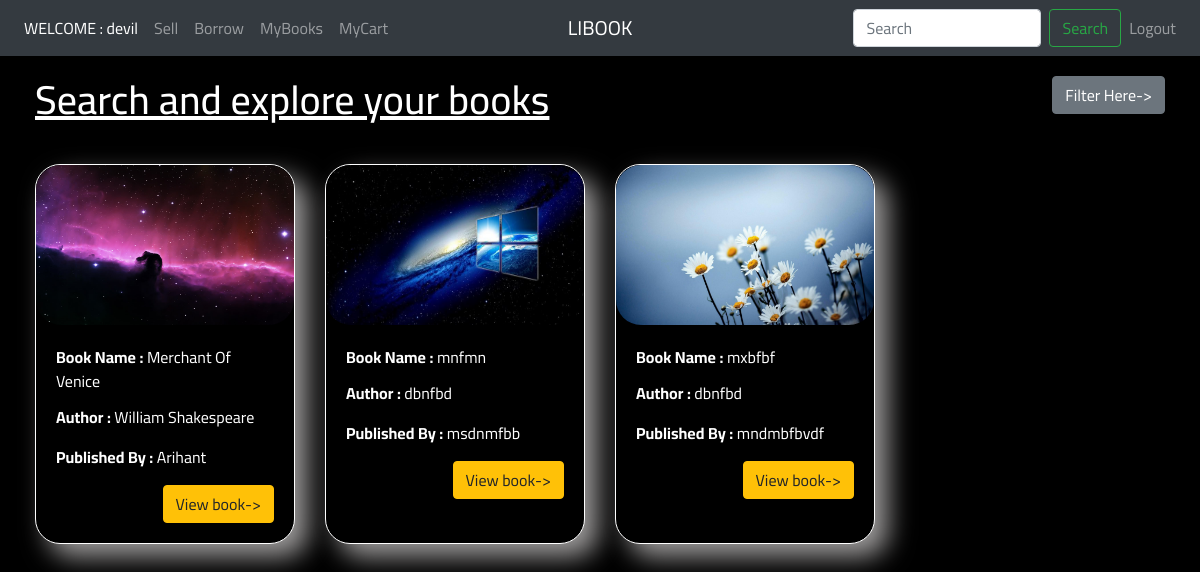
/all_cart_items/ (signed in), run on the app's committed database.
### book_app/models.py (models this page shows, shortened)
class Cart(models.Model):
    seller=models.ForeignKey(Sell, on_delete=models.CASCADE)

class Sell(models.Model):
    owner=models.ForeignKey(User, on_delete=models.CASCADE)
    book_name=models.CharField('Book Name',max_length=200, help_text="Enter the book name")
    author=models.CharField('Author',max_length=200, help_text="Enter the book's author name")
    published_by=models.CharField('Published By',max_length=200)
    FIRSTHAND='Firsthand'
    SECONDHAND='Secondhand'
    TYPE_CHOICES=[
        ('Firsthand','Firsthand'),
        ('Secondhand','Secondhand'),
    ]
    TAG_CHOICES=[
        ('ACTION','Action'),
        ('THRILLER','Thriller'),
        ('ART','Art'),
        ('ROMANCE','Romance'),
        ('FAIRYTALE','Fairytale'),
        ('TRUE CRIME','True_crime'),
        ('DRAMA','Drama'),
        ('DIARY','Diary'),
        ('COMIC','Comic'),
        ('HISTORY','History'),
        ('HORROR','Horror')
    ]
    DIS_CHOICES=[
        ('40%','40%'),
        ('50%','50%'),
        ('60%','60%'),
        ('70%','70%'),
        ('80%','80%'),
        ('90%','90%'),
        ('100%','100%')
    ]
    tags=models.CharField('Tag',max_length=20, choices=TAG_CHOICES)
    types=models.CharField('Type',max_length=30, choices=TYPE_CHOICES, default=SECONDHAND)
    price=models.DecimalField('Price',max_digits=10, decimal_places=2, help_text="Enter the book's price")
    discount=models.CharField('Discount',max_length=20, choices=DIS_CHOICES, default='40%')
    pin_code=models.CharField('Pincode', max_length=6, validators=[MinLengthValidator(6)], help_text="Enter the pincode of your suitable area to sell")
    description=models.TextField('Description',max_length=300, help_text="Please add if any extra info is there for the book", null=True)
    photo = models.ImageField('Photo Of Book',upload_to='photos/',blank=True,null=True)

### book_app/views.py (the view)
# urls.py: path('all_cart_items/', views.all_cart_items, name='all_cart_items'),
@login_required
def all_cart_items(request):
    cart_items=Cart.objects.all()
    cnt=Cart.objects.all().count()
    print(cart_items)
    return render(request,"all_cart_items.html",{'cart_items':cart_items,'count':cnt})

### book_app/templates/all_cart_items.html (shortened to what this page needs)
{% extends "base.html" %}
{% load static %}
{% block content %}
  <link rel="stylesheet" href="{% static '/css/borrow.css' %}">
  <div id="wrapper">
    <div id="page-content-wrapper">
      <div class="container-fluid">
        <a href="#menu-toggle" class="btn btn-secondary float-right" id="menu-toggle">Filter Here-></a>
        <h1 style="margin-bottom:40px;color:white;"><u>Search and explore your books</u></h1>
      <div class="row row-cols-1 row-cols-sm-2 row-cols-md-3 row-cols-lg-4">
        {% if count %}
        {% for item in cart_items %}
          <div class="col mb-4">
            <div class="card h-100" style="filter: drop-shadow(13px 13px 13px #9c9a9a); border-radius:25px; background-color:black; border: 1px solid white; color:white;">
              <img src="{{ item.seller.photo.url }}" class="card-img-top" style="height: 10rem; border-radius:25px;" alt="{{item.book_name}}">
              <div class="card-body">
                <p class="card-title"><b>Book Name :</b> {{item.seller.book_name}}</p>
                <p class="card-text"><b>Author :</b> {{item.seller.author}}</p>
                <p class="card-text"><b>Published By :</b> {{item.seller.published_by}}</p>
                <a class="btn btn-warning" style="float:right;" href="{% url 'book_detail' item.seller.id %}">View book-></a>
              </div>
            </div>
          </div>
        {% endfor %}
        {% endif %}
      </div>
    </div>
  </div>
</div>
{% endblock %}

### book_app/templates/base.html (shortened to what this page needs)
{% load static %}
<!DOCTYPE html>
<html lang="en" dir="ltr">
  <head>
    <link rel="stylesheet" href="https://cdn.jsdelivr.net/npm/bootstrap@4.5.3/dist/css/bootstrap.min.css">
    <link rel="stylesheet" href="{% static '/css/base.css' %}">
  </head>
  <body style="font-family: 'Cairo', sans-serif;">
    <nav class="navbar navbar-expand-md navbar-dark bg-dark">
        <div class="navbar-collapse collapse w-100 order-1 order-md-0 dual-collapse2">
            <ul class="navbar-nav mr-auto">
                {% if user.is_authenticated %}
                <li class="nav-item active">
                    <a class="nav-link disabled" href="#">WELCOME : {{user}}</a>
                </li>
                <li class="nav-item">
                    <a class="nav-link" href="{% url "sell" %}">Sell</a>
                </li>
                <li class="nav-item">
                    <a class="nav-link" href="{% url "borrow" %}">Borrow</a>
                </li>
                <li class="nav-item">
                    <a class="nav-link" href="{% url "all_sell_items" %}">MyBooks</a>
                </li>
                <li class="nav-item">
                    <a class="nav-link" href="{% url "all_cart_items" %}">MyCart</a>
                </li>
                {% else %}
                <li class="nav-item active">
                    <a class="nav-link disabled" href="#">WELCOME</a>
                </li>
                {% endif %}
            </ul>
        </div>
        <div class="mx-auto order-0">
            {% if user.is_authenticated %}
            <a class="navbar-brand mx-auto disabled" href="{% url "home" %}">LIBOOK</a>
            {% endif %}
        </div>
        <div class="navbar-collapse collapse w-100 order-3 dual-collapse2">
            <ul class="navbar-nav ml-auto">
              {% if user.is_authenticated %}
              <form class="form-inline my-2 my-lg-0" action="{% url 'search' %}" method="GET">
                  <input class="form-control mr-sm-2" type="search" name="search_title" placeholder="Search" aria-label="Search">
                  <button class="btn btn-outline-success my-2 my-sm-0" type="submit">Search</button>
              </form>
              <li class="nav-item">
                  <a class="nav-link" href="{% url "logoutpage" %}">Logout</a>
              </li>
              {% endif %}
            </ul>
        </div>
    </nav>
   {% block content %}
   {% endblock %}
  </body>
</html>

### static/css/borrow.css (style rules this page uses)
body { background-color: black; overflow-x: hidden; }
#wrapper { padding-right: 0; -webkit-transition: all 0.5s ease; -moz-transition: all 0.5s ease; -o-transition: all 0.5s ease; transition: all 0.5s ease; }
#page-content-wrapper { width: 100%; position: absolute; padding: 15px; }
@media (min-width: 768px) { #wrapper { padding-right: 0; } }
@media (min-width: 768px) { #page-content-wrapper { padding: 20px; position: relative; } }

### data on the page
Cart: seller.photo (picture), seller.book_name "Merchant Of Venice", seller.author "William Shakespeare", seller.published_by "Arihant"
Cart: seller.photo (picture), seller.book_name "mnfmn", seller.author "dbnfbd", seller.published_by "msdnmfbb"
Cart: seller.photo (picture), seller.book_name "mxbfbf", seller.author "dbnfbd", seller.published_by "mndmbfbvdf"

### other printed values
{{ user }} "devil"
